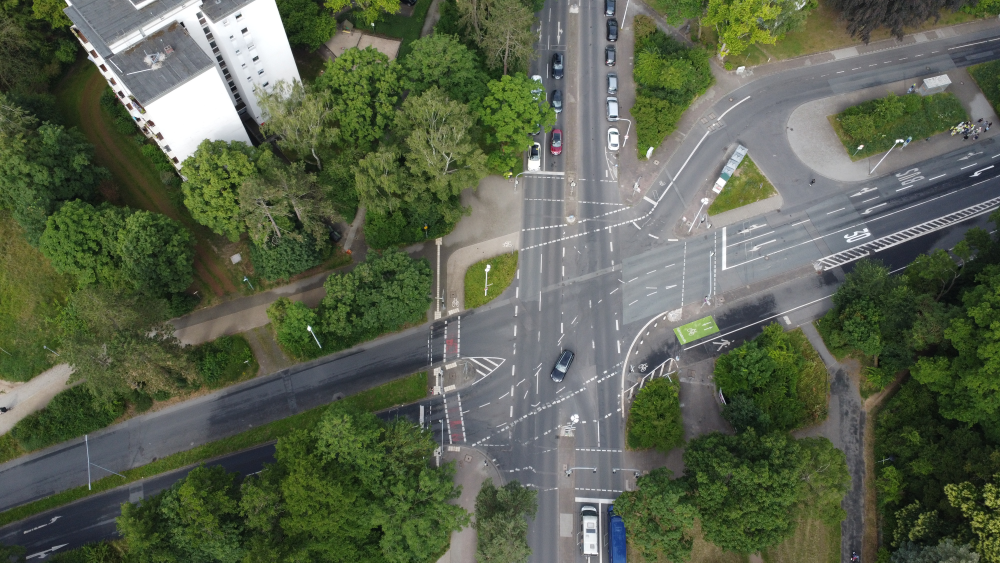
#> input picture UE5/DJI_0524.JPG, 4000 x 2250 px (shown at 1/4 size)
$ jupyter execute --allow-errors UE5_Umweltmessdaten.ipynb   (shell and % lines are left out)
#> lines starting #> are read from the running program, lines starting #| are printed output that depends on the picture
# Übung 5 – Umweltmessdaten: Lärm und ultrafeine Partikel am Breslauer Platz (Darmstadt)

Am **Mittwoch, 17.06.2026, ca. 09:00–09:25 Uhr** haben wir eine kurze **Feldmessung** an der
fünfarmigen Kreuzung **Breslauer Platz / Heinrichstraße** in Darmstadt-Ost durchgeführt (direkt am
Botanischen Garten / TU-Campus Lichtwiese). Gemessen wurde an **zwei Punkten**:

| Punkt | Lage | Koordinaten | Gerät |
|---|---|---|---|
| **S – Straße** | unmittelbar am Fahrbahnrand der Kreuzung | 49°52'02.6"N, 8°40'45.6"E | Partector 2 **Pro** (SN 8453) |
| **G – Gehweg** | Fuß-/Radweg *Schnampelweg*, ≈ 45 m abgesetzt | 49°52'01.8"N, 8°40'47.4"E | Partector 2 (SN 8066) |

Dazu lief **ein** Schallpegelmessgerät (**Trotec SL400**, dB(A), 1 Hz) durchgehend mit – zuerst am
Gehweg-Punkt, etwa ab der Hälfte der Messzeit am Straßen-Punkt. Zwei Drohnenfotos (DJI) dokumentieren
den Messort aus der Luft.

**Protokollierte Ereignisse:** Start ca. 09:00 Uhr am Gehweg; früh in der Messung passierte eine
**Kita-Gruppe** den Aufbau; zwischendurch **Drohnenflug** (Fotos 09:08 und 09:11 Uhr laut EXIF);
später **Wechsel an die Straße**; Gesamtdauer ≈ 23 Minuten.

Der Versuch war kurz (17–26 min je Gerät), die Standardmessdauer
von 15 min pro Standort wurde nicht eingehalten, der Schallpegelmesser wurde mitten in der Messung
umgesetzt, und Einzelereignisse (Kita-Gruppe, Drohne) prägen Teile der Zeitreihe. Für belastbare
Hypothesentests fehlen damit die Voraussetzungen – wir **beschreiben** die Daten stattdessen
sorgfältig und machen die Unsicherheiten (v. a. die Geräteuhren) explizit.

**Aufbau:** Setup → Geräte & Datenformate → Zeitbasis → Messorte → Schallpegel → Partikel →
gemeinsame Zeitachse → Exkurs naneos-Bibliothek → Fazit.

## 1. Setup und Dateninventar

[cell 1]
from pathlib import Path
import io
import numpy as np
import pandas as pd
import matplotlib.pyplot as plt
import matplotlib.dates as mdates
import seaborn as sns

sns.set_theme(style="whitegrid")
pd.set_option("display.max_columns", 60)
pd.set_option("display.width", 220)

# ── Farbsystem (wie in Übung 4, CVD-geprüft) ─────────────────────────────────
SERIES = ["#2a78d6", "#1baf7a", "#eda100", "#008300",
          "#4a3aa7", "#e34948", "#e87ba4", "#eb6834"]
SURFACE = "#fcfcfb"
INK, INK2 = "#0b0b0b", "#52514e"

# Feste Farb-Zuordnung nach Entität (nie umsortieren):
COL_S = SERIES[0]   # Punkt S – Straße        (blau)
COL_G = SERIES[1]   # Punkt G – Gehweg        (grün)
COL_EV = SERIES[2]  # Ereignisse / Highlights (orange)

plt.rcParams.update({
    "figure.dpi": 110,
    "figure.facecolor": SURFACE, "axes.facecolor": SURFACE,
    "axes.spines.top": False, "axes.spines.right": False,
    "axes.edgecolor": "#c9c8c3", "axes.labelcolor": INK2,
    "axes.titlesize": 12, "axes.titlelocation": "left", "axes.titlepad": 10,
    "grid.color": "#d8d7d2", "grid.linewidth": 0.6, "grid.alpha": 0.7,
    "text.color": INK, "xtick.color": INK2, "ytick.color": INK2,
    "lines.linewidth": 2.0, "legend.frameon": False,
    "axes.prop_cycle": plt.cycler(color=SERIES),
})

BASE_DIR = Path.cwd()
print(f"Arbeitsverzeichnis: {BASE_DIR}\n")
for p in sorted(BASE_DIR.iterdir()):
    if p.is_file():
        print(f"{p.name:28s} {p.stat().st_size/1024:8.1f} kB")

## 2. Messgeräte und Datenformate

[cell 2]
def load_partector(path):
    """Partector-2-Logdatei -> (Metadaten-Dict, DataFrame)."""
    lines = Path(path).read_text(encoding="latin-1").splitlines()
    hdr = next(i for i, l in enumerate(lines) if l.startswith("time\t"))
    meta = {"Datei": Path(path).name, "Seriennummer": lines[0].split("SN")[-1].strip()}
    for l in lines[:hdr]:
        if l.startswith("Firmware:"):
            meta["Firmware"] = l.split(":")[1].strip()
        elif l.startswith("Calibration:"):
            meta["kalibriert am"] = l.split("calibrated on")[-1].strip()
        elif l.startswith("Start:"):
            meta["Start (Geräteuhr)"] = l.split(": ", 1)[1].strip()
    df = pd.read_csv(io.StringIO("\n".join(lines[hdr:])), sep="\t")
    meta["Zeilen"], meta["Spalten"] = len(df), df.shape[1]
    return meta, df

def load_sl400(path):
    """Trotec-SL400-Export (Pseudo-.xls) -> (Metadaten-Dict, DataFrame)."""
    lines = Path(path).read_text(encoding="latin-1").splitlines()
    meta = {"Datei": Path(path).name}
    for l in lines[:5]:
        parts = l.split("\t")
        meta[parts[0]] = parts[1].strip()
    df = pd.read_csv(io.StringIO("\n".join(lines[5:])), sep="\t").dropna(axis=1, how="all")
    df["clock"] = pd.to_datetime(df["DateTime"], format="%d-%m-%Y,%H:%M:%S")
    return meta, df

#> (the rest of this cell did not finish here and is left out)

### Bedeutung der Partector-Spalten

| Spalte | Einheit | Bedeutung |
|---|---|---|
| `time` | s | Sekunden seit Gerätestart (1 Hz) |
| `number` | 1/cm³ | Partikel-**Anzahl**konzentration |
| `diam` | nm | mittlerer Partikeldurchmesser |
| `LDSA` | µm²/cm³ | **lungendeponierte Oberfläche** – die Kerngröße des Geräts |
| `surface` | µm²/cm³ | gesamte Partikeloberfläche |
| `mass` | µg/m³ | geschätzte Partikelmasse |
| `T`, `RH`, `P` | °C, %, hPa | Temperatur, rel. Feuchte, Luftdruck (im Gerät) |
| `flow`, `bat`, `error` | l/min, V, – | Pumpenfluss, Akku, Fehlerflags (0 = ok) |
| `A1/A2`, `idiff`, `HV`, `EM1/EM2`, `DV`, … | – | interne Gerätediagnose (Elektrometer, Hochspannung) |

Das Pro-Gerät (SN 8453, Firmware 298) loggt drei Diagnosespalten mehr (`PWMpump`, `2f1`, `2f2`) als
das ältere SN 8066 (Firmware 113) – zwei Gerätegenerationen, gleiche Kernspalten. Auffällig:
**SN 8066 wurde zuletzt am 30.04.2019 kalibriert**, SN 8453 am 10.11.2023. Absolute Niveauvergleiche
zwischen beiden Geräten sind deshalb mit einer Prise Salz zu genießen – die *Muster* (Spitzen,
Streuung, Verlauf) sind davon unberührt.

### Das Uhren-Problem: drei Geräte, drei Zeitbasen

| Gerät | Uhr sagt | real (rekonstruiert) | Begründung |
|---|---|---|---|
| SL400 | Start 17.06.2026 **15:32:00** | **≈ 09:00:00** | Protokoll: Start „um 9 Uhr"; Uhr nie gestellt → Offset −6:32 h |
| Partector G (8066) | Start **08:59:19** | **≈ 08:59** (übernommen) | passt auf die Minute zum protokollierten Beginn |
| Partector S (8453) | Start **08:03:49** | **≈ 09:03:49** (+1 h) | plausibel Winterzeit-Offset (CET statt CEST); Header zeigt `0 RTCcal` |

[cell 3]
# ── Zeitbasen rekonstruieren + Datenqualität prüfen ──────────────────────────
DB_OFFSET = pd.Timedelta(hours=-6, minutes=-32)            # 15:32:00 -> 09:00:00
#> (the rest of this cell did not finish here and is left out)

## 3. Die Messorte

Der Straßen-Punkt liegt direkt an der Kreuzung **Breslauer Platz**, wo die **Heinrichstraße**
(Hauptsammelstraße mit Busspuren und Tempo-30-Markierung) auf Roßdörfer Straße, Schnittspahnstraße
und Eugen-Kogon-Straße trifft – die Straßenbahn- und Bushaltestelle „Botanischer Garten" liegt
unmittelbar daneben. Der Gehweg-Punkt liegt ≈ 45 m südöstlich auf dem **Schnampelweg**, einem
begrünten Fuß-/Radweg Richtung Lichtwiese – abgeschirmt durch Bäume, ohne direkten Kfz-Verkehr.
Die Drohnenfotos tragen GPS-Koordinaten und Zeitstempel im EXIF-Header – sie dienen uns gleich
doppelt: als Lagedokumentation und als **Zeitanker** (Abschnitt 2).

[cell 4]
from math import radians, sin, cos, asin, sqrt

def haversine(lat1, lon1, lat2, lon2):
#> further down, img is the input picture: PIL image 4000x2250 RGB; mean R, G, B 90.1, 98.7, 78.8
#> `img.thumbnail((1200, 1200))`:
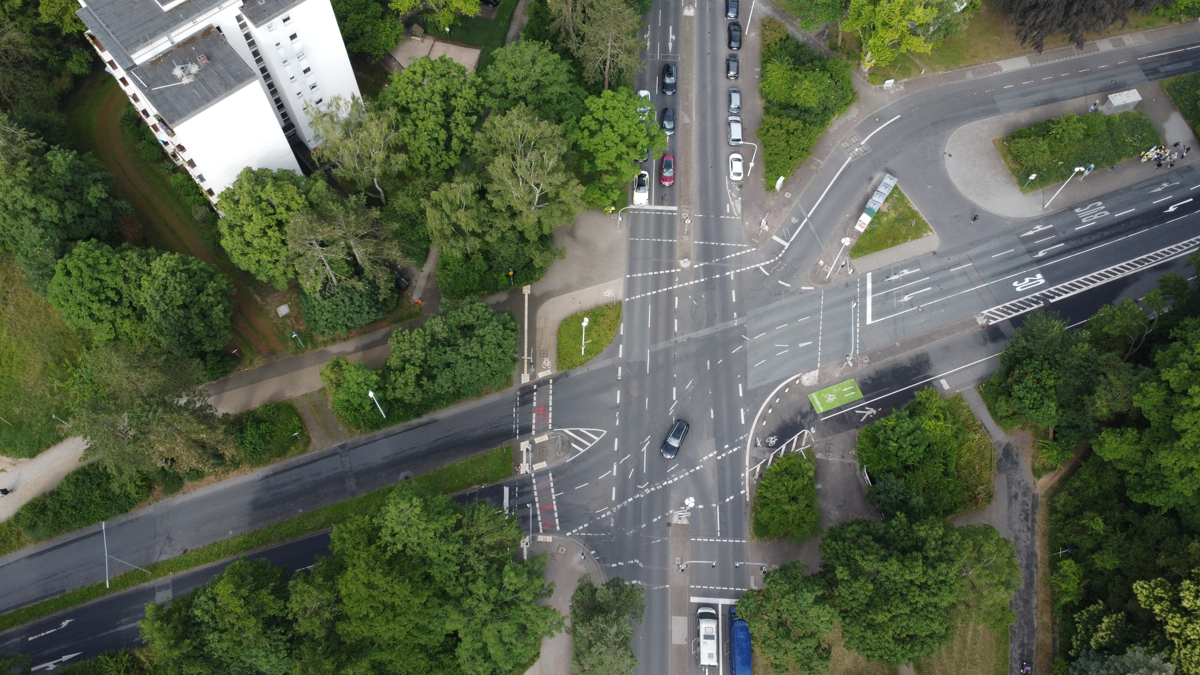
#> img: PIL image 1200x675 RGB; mean R, G, B 90.1, 98.7, 78.8
    lat1, lon1, lat2, lon2 = map(radians, (lat1, lon1, lat2, lon2))
    return 2 * 6371000 * asin(sqrt(sin((lat2 - lat1) / 2) ** 2 +
                                   cos(lat1) * cos(lat2) * sin((lon2 - lon1) / 2) ** 2))

SPOT_S = (49 + 52/60 + 2.6/3600, 8 + 40/60 + 45.6/3600)   # Straße
SPOT_G = (49 + 52/60 + 1.8/3600, 8 + 40/60 + 47.4/3600)   # Gehweg
PHOTOS = [("DJI_0524.JPG", 49.867393, 8.679477, "09:08:12"),
          ("DJI_0526.JPG", 49.867453, 8.679101, "09:11:02")]

dist = haversine(*SPOT_S, *SPOT_G)
print(f"Abstand der Messpunkte: {dist:.1f} m")

import folium
mid = [(SPOT_S[0] + SPOT_G[0]) / 2, (SPOT_S[1] + SPOT_G[1]) / 2]
#> (the rest of this cell did not finish here and is left out)

[cell 5]
from PIL import Image

fig, axes = plt.subplots(1, 2, figsize=(14, 4.6))
#> (the rest of this cell did not finish here and is left out)

Die Luftbilder zeigen die Situation gut: eine große, **lichtsignalgeregelte fünfarmige Kreuzung** mit
Busspur, Radverkehrsanlagen und wartenden Fahrzeugpulks – und direkt daneben ausgedehntes Grün. Auf
dem zweiten Foto ist am unteren Bildrand sogar eine Personengruppe am Kreuzungsrand zu erkennen –
unser Messtrupp. Die beiden Messpunkte trennen nur ≈ 44 m Luftlinie, aber ein kompletter
Nutzungskontext: Fahrbahnrand vs. begrünter Weg.

## 4. Schallpegel (Trotec SL400)

Der SL400 liefert **A-bewertete Momentanpegel** im Sekundentakt. Weil Dezibel logarithmisch sind,
darf man sie nicht arithmetisch mitteln – der **energieäquivalente Dauerschallpegel**
$L_{eq} = 10 \cdot \lg\!\big(\tfrac{1}{n}\sum 10^{L_i/10}\big)$ ist das korrekte Mittel. Zusätzlich
beschreiben **Perzentilpegel** die Verteilung: $L_{90}$ (in 90 % der Zeit überschritten) ≈
Hintergrundpegel, $L_{10}$ ≈ Spitzenpegel des Verkehrs.

Die Zeitreihe zerfällt sichtbar in **drei Phasen**, die exakt zum Protokoll passen: (A) Aufbau am
Gehweg mit Ereignissen (Kita-Gruppe, Drohnenstart), (B) ruhige Gehweg-Phase, (C) an der Straße. Den
Wechsel B→C erkennen wir automatisch als ersten Zeitpunkt (nach Minute ~12), ab dem der gleitende
60-s-Leq dauerhaft über 56 dB(A) springt.

#> (a cell that did not finish here is left out)

[cell 7]
def lstats(x, label):
    x = np.asarray(x, dtype=float)
    return {"Phase": label, "Dauer [s]": len(x), "Leq": leq(x),
            "L10": np.percentile(x, 90), "L50": np.percentile(x, 50),
            "L90": np.percentile(x, 10), "Min": x.min(), "Max": x.max()}

#> (the rest of this cell did not finish here and is left out)

## 5. Ultrafeine Partikel (Partector 2)

Anders als beim Schall haben wir hier **zwei Geräte parallel** – je eines pro Punkt. Wir betrachten
die Kerngrößen LDSA, Anzahl und Durchmesser zunächst je Gerät auf seiner eigenen relativen
Zeitachse (Minuten seit Gerätestart), damit keine Uhren-Annahme in die Beschreibung einfließt.

[cell 8]
panels = [("LDSA", "LDSA [µm²/cm³]"), ("number", "Anzahl [1/cm³]"), ("diam", "Durchmesser [nm]")]
#> panels = [('LDSA', 'LDSA [µm²/cm³]'), ('number', 'Anzahl [1/cm³]'), ('diam', 'Durchmesser [nm]')]
fig, axes = plt.subplots(3, 1, figsize=(13.5, 9), sharex=True)
#> (the rest of this cell did not finish here and is left out)
